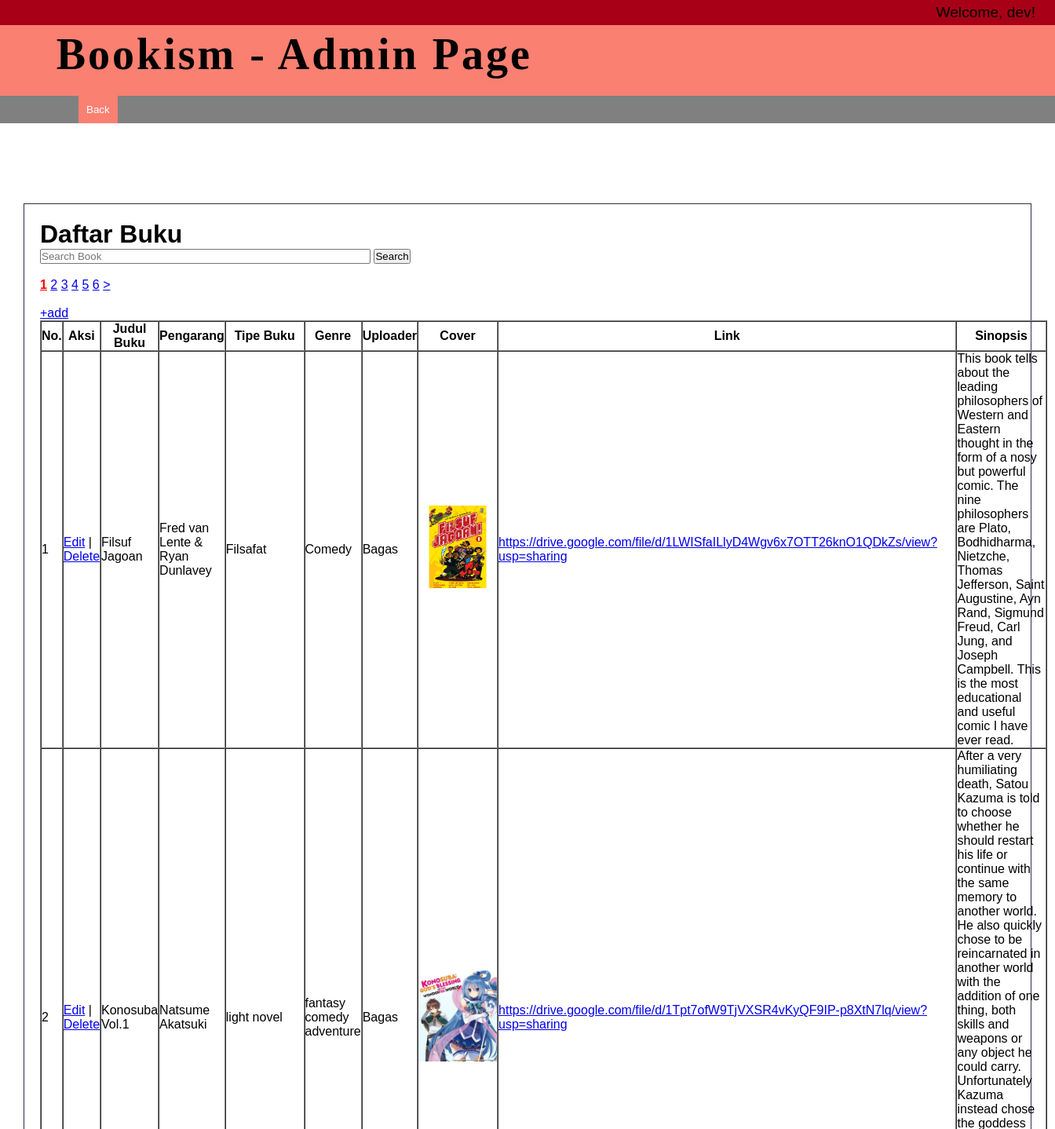
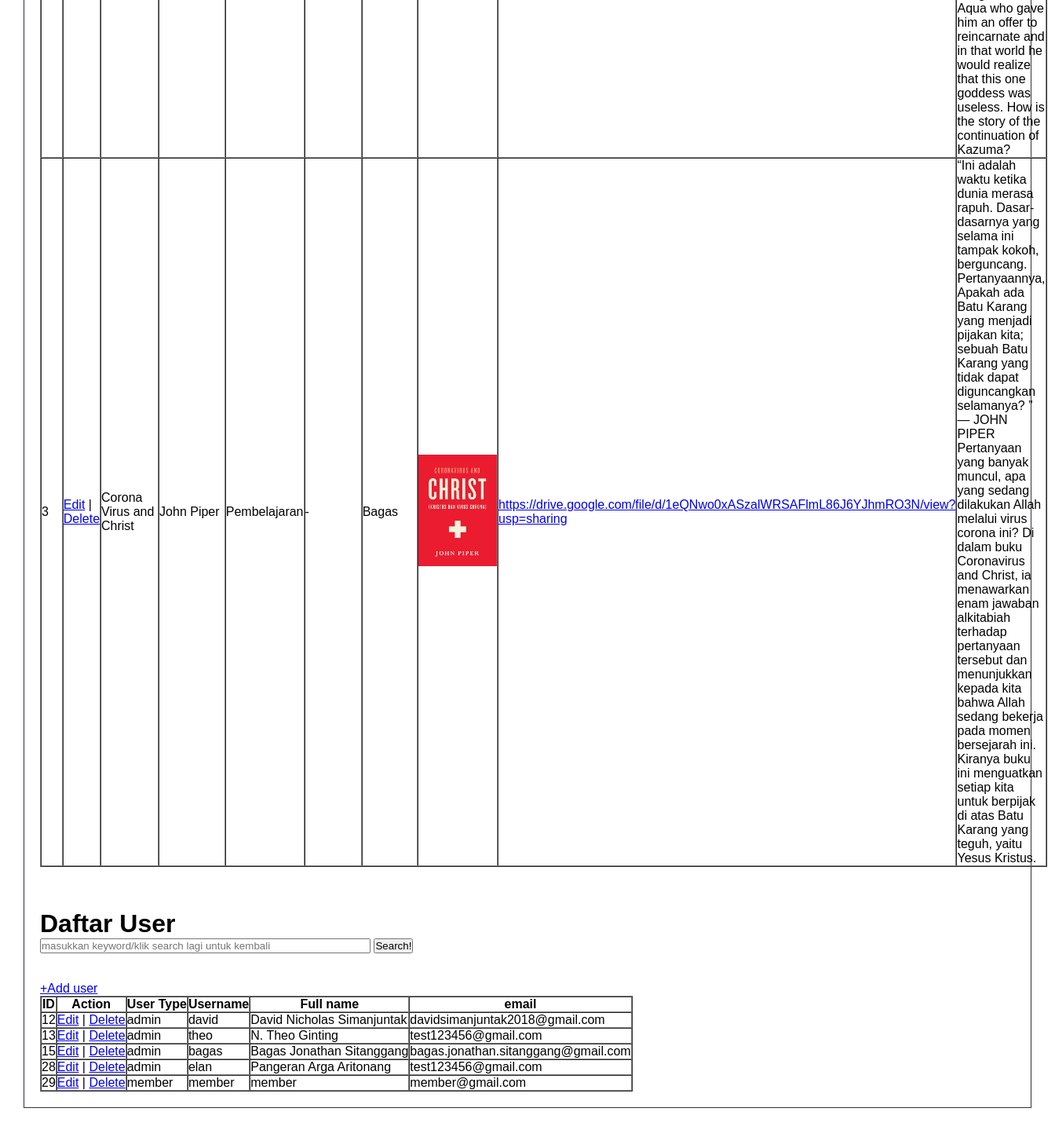
Page /admin/admin.php (signed in) on the committed database (2 pictures, top to bottom).
### tables this page shows
CREATE TABLE `book` (
  `id` int(11) NOT NULL,
  `judul` varchar(100) NOT NULL,
  `pengarang` varchar(50) NOT NULL,
  `tipebuku` varchar(100) NOT NULL,
  `genre1` varchar(100) NOT NULL,
  `genre2` varchar(100) NOT NULL,
  `genre3` varchar(100) NOT NULL,
  `uploader` varchar(50) NOT NULL,
  `cover` varchar(100) NOT NULL,
  `link` varchar(200) NOT NULL,
  `sinopsis` mediumtext NOT NULL
);

CREATE TABLE `user` (
  `id` int(11) NOT NULL,
  `fullname` varchar(100) NOT NULL,
  `email` varchar(100) NOT NULL,
  `type` varchar(10) NOT NULL,
  `username` varchar(20) NOT NULL,
  `password` varchar(255) NOT NULL
);

### admin/function2.php (called while the page is built, shortened)
<?php
	$conn=mysqli_connect("localhost", "root", "", "web_data");
	function query($query){
		global $conn;
		$result=mysqli_query($conn, $query);
		$rows=[];
		while($row = mysqli_fetch_assoc($result)){
			$rows[]=$row;
		}
		return $rows;
	}
?>

### admin/function.php (called while the page is built, shortened)
<?php
	$conn = mysqli_connect("localhost", "root","", "web_data");
	function fquery($query){
		global $conn;
		$cacah = mysqli_query($conn, $query);
		$rows=[];
		while($row = mysqli_fetch_assoc($cacah)){
			$rows[]=$row;
		}
		return $rows;
	}
?>

### admin/admin.php (the view, shortened to what this page needs)
<?php
	$userr=$_SESSION["user"];
	require 'function2.php';
	require 'function.php';
	$jumlahdataperhalaman=3;
	$jumlahdata=count(query("SELECT * FROM book"));
	$jumlahhalaman=ceil($jumlahdata/$jumlahdataperhalaman);
	if(isset($_GET["halaman"])){
		$halamanaktif=$_GET["halaman"];
	} else{
		$halamanaktif=1;
	}
	$awaldata = ($jumlahdataperhalaman*$halamanaktif)-$jumlahdataperhalaman;
	$book=query("SELECT * FROM book LIMIT $awaldata, $jumlahdataperhalaman");
	$userz=fquery("SELECT * FROM user");
?>
<!DOCTYPE html>
<html>
<head>
	<link rel="stylesheet" type="text/css" href="style10.css">
</head>
<body>
	<div class="atas">
		<p>Welcome, <?=$userr?>!</p>
	</div>
	<div class="logo">
		<h1>Bookism - Admin Page</h1>
	</div>
	<div class="button">
		<form action="" method="post">
			<button class="btn" type="submit" name="back">Back</button>
		</form>
	</div>
	<br><br><br></br>
	<div class="container" style="padding: 20px; border: 0.5px solid #2e3047;">
	<h1>Daftar Buku</h1>
	<form action="" method="post">
		<input size="50" type="text" name="keyword" autofocus placeholder="Search Book" autocomplete="off">
		<button type="submit" name="cari">Search</button>
	</form>
	<br>
	<?php for ($i=1; $i <= $jumlahhalaman ; $i++):?>
		<?php if($i==$halamanaktif):?>
			<a href="?halaman=<?=$i?>" style="font-weight: bold; color:red;"><?=$i?></a>
		<?php else:?>
			<a href="?halaman=<?=$i?>"><?=$i?></a>
		<?php endif?>
	<?php endfor?>
	<?php if($halamanaktif<$jumlahhalaman):?>
		<a href="?halaman=<?=$halamanaktif+1?>">&gt</a>
	<?php endif;?>
	<br><br>
	<a href="add.php">+add</a>
	<table border="1" cellpadding="10" cellspacing="0">
		<tr>
			<th>No.</th>
			<th>Aksi</th>
			<th>Judul Buku</th>
			<th>Pengarang</th>
			<th>Tipe Buku</th>
			<th>Genre</th>
			<th>Uploader</th>
			<th>Cover</th>
			<th>Link</th>
			<th>Sinopsis</th>
		</tr>
		<?php $i=1;?>
		<?php foreach($book as $row): ?>
		<tr>
			<td><?=$i?></td>
			<td>
				<a href="update.php?id=<?=$row["id"]?>">Edit</a> |
				<a href="hapus.php?id=<?=$row["id"]?>" onclick="return confirm('yakin?');">Delete</a>
			</td>
			<td><?=$row["judul"]?></td>
			<td><?=$row["pengarang"]?></td>
			<td><?=$row["tipebuku"]?></td>
			<td><?=$row["genre1"]," ",$row["genre2"]," ",$row["genre3"]?> </td>
			<td><?=$row["uploader"]?></td>
			<td><img src="../img/<?=$row["cover"]?>" width="100"></td>
			<td><a href="<?=$row["link"]?>"><?=$row["link"]?></td>
			<td><?=$row["sinopsis"]?></td>
		</tr>
		<?php $i++?>
		<?php endforeach; ?>
	</table>
	<br>
	<br>
	<br>
	<h1>Daftar User</h1>
	<form action="" method="post">
		<input type="text" name="keyword" size="50" autofocus placeholder="masukkan keyword/klik search lagi untuk kembali" autocomplete="off">
		<button type="submit" name="searchs">Search!</button>
	</form>
	<br><br>
	<a href="tambah.php">+Add user</a>
	<table border="1" cellpadding="10" cellspacing="0">
		<tr>
			<th>ID</th>
			<th>Action</th>
			<th>User Type</th>
			<th>Username</th>
			<th>Full name</th>
			<th>email</th>
		</tr>
		<?php foreach($userz as $row):  ?>
		<tr>
			<?php if ($row['username']!==$_SESSION['user']):?>
			<td><?=$row["id"]?></td>
			<td>
				<a href="edit2.php?id=<?=$row["id"];?>">Edit</a> |
				<a href="delete.php?id=<?=$row["id"]?>" onclick="return confirm('Are you sure?');">Delete</a>
			</td>
			<td><?=$row["type"]?></td>
			<td><?=$row["username"]?></td>
			<td><?=$row["fullname"]?></td>
			<td><?=$row["email"]?></td>
			<?php endif;?>
		</tr>
	<?php endforeach;?>
	</table>
	</div>
</body>
</html>

### admin/style10.css (style rules this page uses)
* { margin: 0; padding: 0; }
body { font-family: sans-serif; }
.atas { display: flex; justify-content: flex-end; padding: 5px; background-color: #a80016; }
.atas p { font-size: 1.2em; margin-right: 20px; }
.logo { font-family: cursive; letter-spacing: 3px; height:80px; align-items: center; padding: 5px; background-color: salmon; }
.logo h1 { margin-left: 5%; font-size: 3.5em; display: flex; }
.button { background-color: gray; }
.button button { margin-left: 100px; padding: 10px; border: none; color: white; background-color: salmon; }
.container { margin: 30px; }

### rows in the picture
book: judul "Filsuf Jagoan", pengarang "Fred van Lente & Ryan Dunlavey", tipebuku "Filsafat", genre1 "Comedy", uploader "Bagas", cover (picture), link "https://drive.google.com/file/d/1LWISfaILlyD4Wgv6x7OTT26knO1QDkZs/view?usp=sharing", sinopsis "This book tells about the leading philosophers of Western and Eastern thought in the form of a nosy but powerful comic. The nine philosophers are Plato, Bodhidharma, Nietzche, Thomas Jefferson, Saint Augustine, Ayn Rand, Sigmund Freud, Carl Jung, and Joseph Campbell. This is the most educational and useful comic I have ever read."
book: judul "Konosuba Vol.1", pengarang "Natsume Akatsuki", tipebuku "light novel", genre1 "fantasy", genre2 "comedy", genre3 "adventure", uploader "Bagas", cover (picture), link "https://drive.google.com/file/d/1Tpt7ofW9TjVXSR4vKyQF9IP-p8XtN7lq/view?usp=sharing", sinopsis "After a very humiliating death, Satou Kazuma is told to choose whether he should restart his life or continue with the same memory to another world. He also quickly chose to be reincarnated in another world with the addition of one thing, both skills and weapons or any object he could carry. Unfortunately Kazuma instead chose the goddess Aqua who gave him an offer to reincarnate and in that world he would realize that this one goddess was useless. How is the story of the continuation of Kazuma?"
book: judul "Corona Virus and Christ", pengarang "John Piper", tipebuku "Pembelajaran", genre1 "-", uploader "Bagas", cover (picture), link "https://drive.google.com/file/d/1eQNwo0xASzalWRSAFlmL86J6YJhmRO3N/view?usp=sharing", sinopsis "“Ini adalah waktu ketika dunia merasa rapuh. Dasar-dasarnya yang selama ini tampak kokoh, berguncang. Pertanyaannya, Apakah ada Batu Karang yang menjadi pijakan kita; sebuah Batu Karang yang tidak dapat diguncangkan selamanya? ” — JOHN PIPER Pertanyaan yang banyak muncul, apa yang sedang dilakukan Allah melalui virus corona ini? Di dalam buku Coronavirus and Christ, ia menawarkan enam jawaban alkitabiah terhadap pertanyaan tersebut dan menunjukkan kepada kita bahwa Allah sedang bekerja pada momen bersejarah ini. Kiranya buku ini menguatkan setiap kita untuk berpijak di atas Batu Karang yang teguh, yaitu Yesus Kristus."
user: id "12", type "admin", username "david", fullname "David Nicholas Simanjuntak", email "davidsimanjuntak2018@gmail.com"
user: id "13", type "admin", username "theo", fullname "N. Theo Ginting", email "test123456@gmail.com"
user: id "15", type "admin", username "bagas", fullname "Bagas Jonathan Sitanggang", email "bagas.jonathan.sitanggang@gmail.com"
user: id "28", type "admin", username "elan", fullname "Pangeran Arga Aritonang", email "test123456@gmail.com"
user: id "29", type "member", username "member", fullname "member", email "member@gmail.com"

### other values in the picture
$userr "dev"
